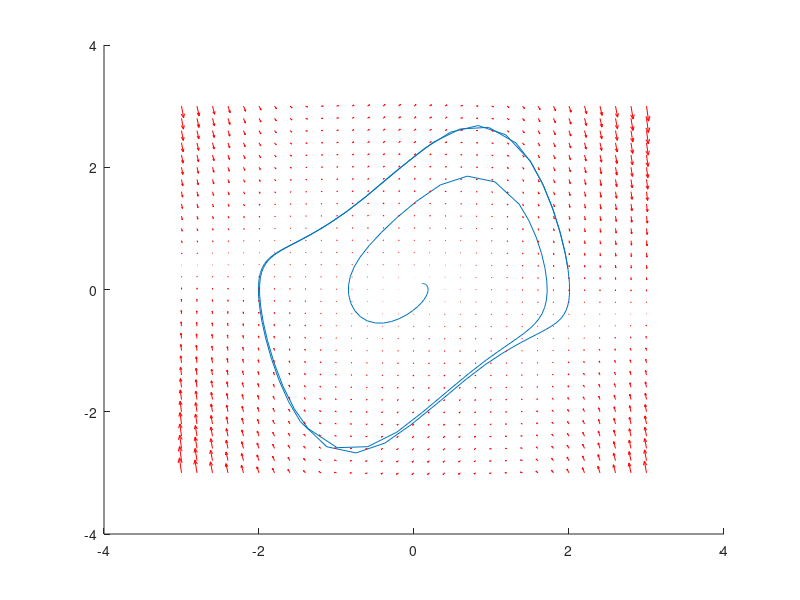

Write MATLAB code to recreate this figure.
function [] = gyak03()
  %konstansok
  U = 1;
  
  %difegy
  % x''-U(1-x^2)*x'+x
  %
  % x'=y
  % y'=U(1-x^2)*y-x
  
  % x=p(1)
  % y=p(2)
  
  f = @(t,p) [...
    p(2);...
    U*(1-p(1)^2)*p(2)-p(1);...
    ];
  
  %kezdeti,idő
  ido = [0 20];
  kezdeti = [0.1 0.1];
  
  %megoldás
  [t a] = ode45(f,ido,kezdeti);
  
  %rajz
  hold on;
  plot(a(:,1),a(:,2));
  
  %vektormező
  
  [u v] = meshgrid(-3:0.2:3);
  uu = v;
  vv = U*(1-u.^2).*v-u;
  quiver(u,v,uu,vv,'r');
  hold off;
  
  
end